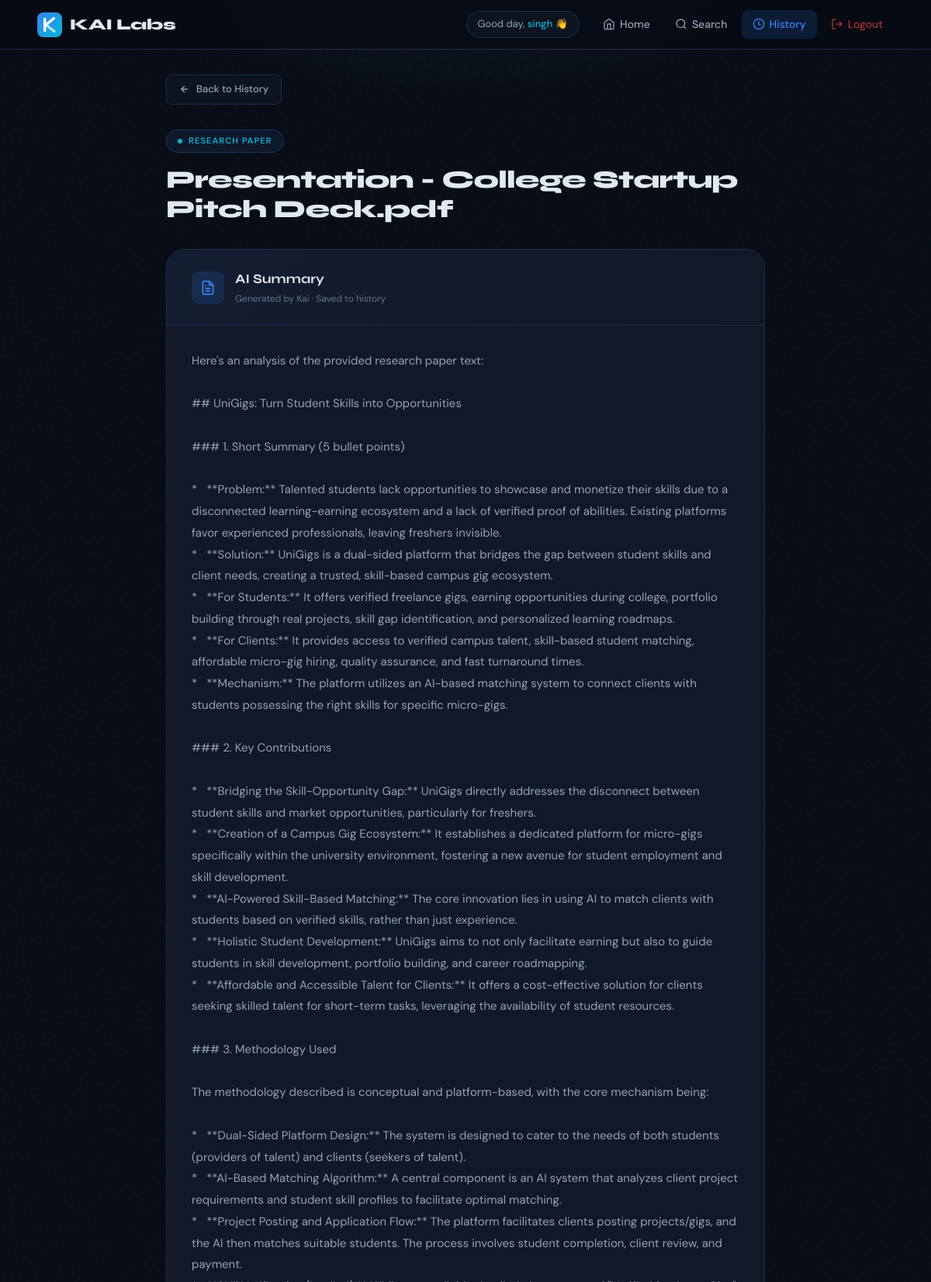
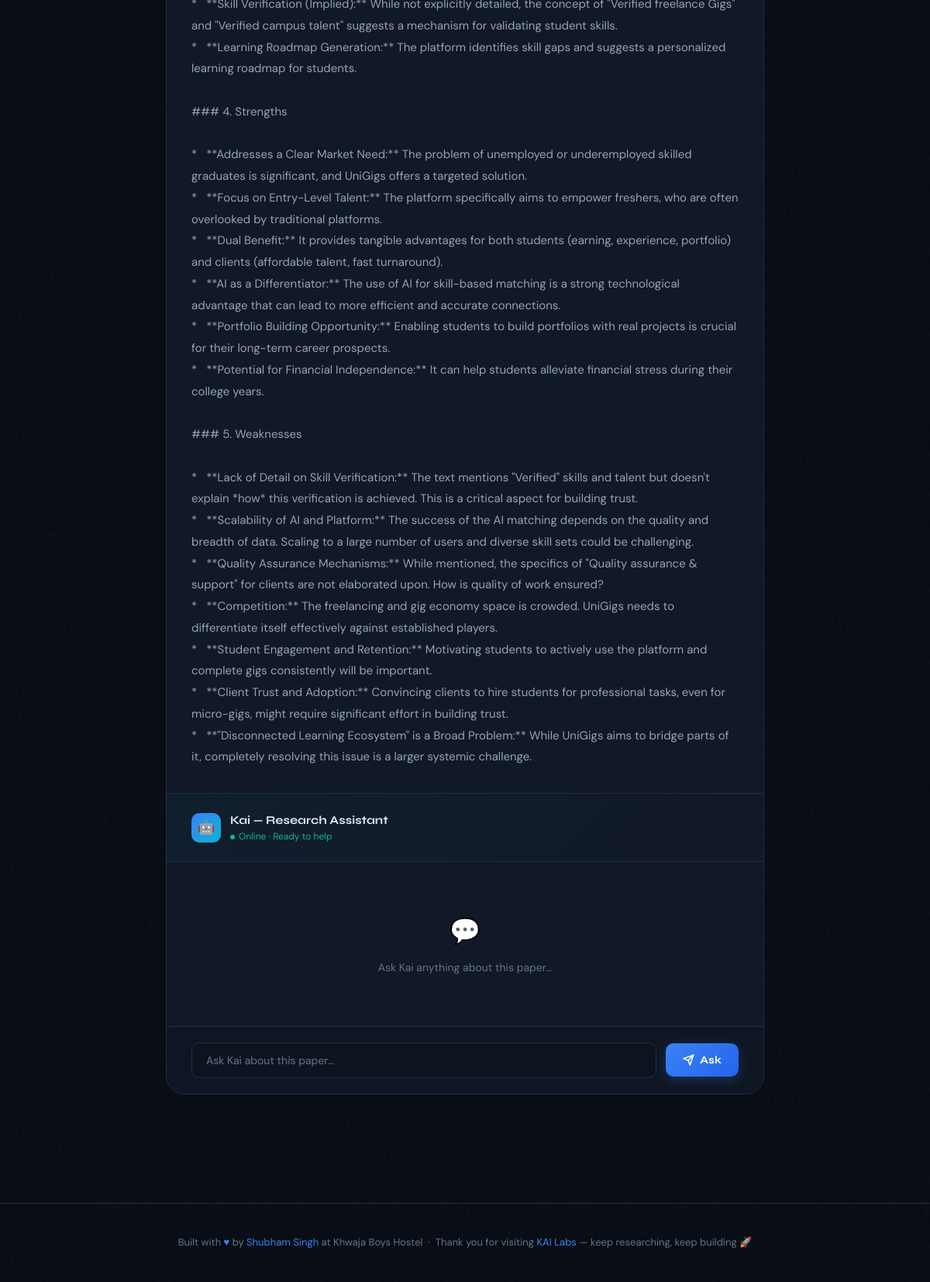
Page /paper/2/ (signed in) on the committed database (2 pictures, top to bottom).
### app/models.py (models this page shows, shortened)
class ResearchHistory(models.Model):
    user = models.ForeignKey(User, on_delete=models.CASCADE)
    pdf_name = models.CharField(max_length=255)
    summary = models.TextField()
    extracted_text = models.TextField()
    created_at = models.DateTimeField(auto_now_add=True)

### app/views.py (the view, shortened to what this page needs)
# urls.py: path("paper/<int:paper_id>/", views.paper_detail, name="paper_detail"),#for specific paper details
@login_required
def paper_detail(request, paper_id):
    paper = ResearchHistory.objects.get(
        id=paper_id,
        user=request.user
    )
    answer = None
    return render(request, "paper_detail.html", {
        "paper": paper,
        "answer": answer
    })

### templates/paper_detail.html (shortened to what this page needs)
<!DOCTYPE html>
<html lang="en">
<head>
</head>
<body>
<div class="page-glow"></div>
<nav>
    <a href="/" class="nav-brand">
        KAI Labs
    </a>
    <div class="nav-right">
        {% if user.is_authenticated %}
        <div class="nav-greeting">Good day, <span>{{ user.username }}</span> 👋</div>
        {% endif %}
        <a href="/" class="nav-link">
            <svg viewBox="0 0 24 24" fill="none" stroke="currentColor" stroke-width="2"><path d="M3 9l9-7 9 7v11a2 2 0 01-2 2H5a2 2 0 01-2-2z"/><polyline points="9,22 9,12 15,12 15,22"/></svg>
            Home
        </a>
        <a href="{% url 'paper_search' %}" class="nav-link">
            <svg viewBox="0 0 24 24" fill="none" stroke="currentColor" stroke-width="2"><circle cx="11" cy="11" r="8"/><line x1="21" y1="21" x2="16.65" y2="16.65"/></svg>
            Search
        </a>
        <a href="{% url 'history' %}" class="nav-link active">
            <svg viewBox="0 0 24 24" fill="none" stroke="currentColor" stroke-width="2"><circle cx="12" cy="12" r="10"/><polyline points="12,6 12,12 16,14"/></svg>
            History
        </a>
        {% if user.is_authenticated %}
        <a href="{% url 'logout' %}" class="nav-link nav-link-logout">
            <svg viewBox="0 0 24 24" fill="none" stroke="currentColor" stroke-width="2"><path d="M9 21H5a2 2 0 01-2-2V5a2 2 0 012-2h4"/><polyline points="16,17 21,12 16,7"/><line x1="21" y1="12" x2="9" y2="12"/></svg>
            Logout
        </a>
        {% else %}
        <a href="{% url 'login' %}" class="nav-link">Login</a>
        {% endif %}
    </div>
</nav>
<div class="page-wrapper">
    <a href="{% url 'history' %}" class="back-btn">
        <svg viewBox="0 0 24 24" fill="none" stroke="currentColor" stroke-width="2.5"><line x1="19" y1="12" x2="5" y2="12"/><polyline points="12,19 5,12 12,5"/></svg>
        Back to History
    </a>
    <div class="paper-header">
        <div class="paper-badge">
            <div class="badge-dot"></div>
            Research Paper
        </div>
        <h1 class="paper-title">{{ paper.pdf_name }}</h1>
    </div>
    <div class="main-card">
        <div class="summary-header">
            <div class="summary-header-icon">
                <svg viewBox="0 0 24 24" fill="none" stroke="currentColor" stroke-width="2"><path d="M14 2H6a2 2 0 00-2 2v16a2 2 0 002 2h12a2 2 0 002-2V8z"/><polyline points="14,2 14,8 20,8"/><line x1="16" y1="13" x2="8" y2="13"/><line x1="16" y1="17" x2="8" y2="17"/><polyline points="10,9 9,9 8,9"/></svg>
            </div>
            <div class="summary-header-text">
                <h3>AI Summary</h3>
                <p>Generated by Kai · Saved to history</p>
            </div>
        </div>
        <div class="summary-body">{{ paper.summary }}</div>
        <div class="chat-header">
            <div class="chat-avatar">🤖</div>
            <div class="chat-header-info">
                <h4>Kai — Research Assistant</h4>
                <p>Online · Ready to help</p>
            </div>
        </div>
        <div class="chat-messages" id="chatMessages">
            {% if answer %}
                <div class="chat-bubble user">
                    <div class="bubble-avatar user-av">{{ request.user.username|first|upper }}</div>
                    <div class="bubble-content">
                        <div class="bubble-name">{{ request.user.username }}</div>
                        <div class="bubble-text">{{ request.POST.question }}</div>
                    </div>
                </div>
                <div class="chat-bubble">
                    <div class="bubble-avatar ai">🤖</div>
                    <div class="bubble-content">
                        <div class="bubble-name">Kai</div>
                        <div class="bubble-text">{{ answer }}</div>
                    </div>
                </div>
            {% else %}
                <div class="chat-empty">
                    <div class="chat-empty-icon">💬</div>
                    Ask Kai anything about this paper…
                </div>
            {% endif %}
        </div>
        <form method="POST">
            <div class="chat-input-area">
                <input
                    type="text"
                    name="question"
                    class="chat-input"
                    placeholder="Ask Kai about this paper…"
                    required
                    autocomplete="off"
                >
                <button type="submit" class="btn-send">
                    <svg viewBox="0 0 24 24" fill="none" stroke="currentColor" stroke-width="2.5"><line x1="22" y1="2" x2="11" y2="13"/><polygon points="22,2 15,22 11,13 2,9"/></svg>
                    Ask
                </button>
            </div>
        </form>
    </div>
</div>
<footer>
    Built with <span>♥</span> by <span>Shubham Singh</span> at Khwaja Boys Hostel &nbsp;·&nbsp; Thank you for visiting <span>KAI Labs</span> — keep researching, keep building 🚀
</footer>
</body>
</html>

### rows in the picture
ResearchHistory: pdf_name "Presentation - College Startup Pitch Deck.pdf", summary "Here's an analysis of the provided research paper text: ## UniGigs: Turn Student Skills into Opportunities ### 1. Short Summary (5 bullet points) * **Problem:** Talented students lack opportunities to showcase and monetize their skills due to a disconnected learning-earning ecosystem and a lack of verified proof of abilities. Existing platforms favor experienced professionals, leaving freshers invisible. * **Solution:** UniGigs is a dual-sided platform that bridges the gap between student skills and client needs, creating a trusted, skill-based campus gig ecosystem. * **For Students:** It offers verified freelance gigs, earning opportunities during college, portfolio building through real…"

### other values in the picture
{{ user.username }} "singh"
